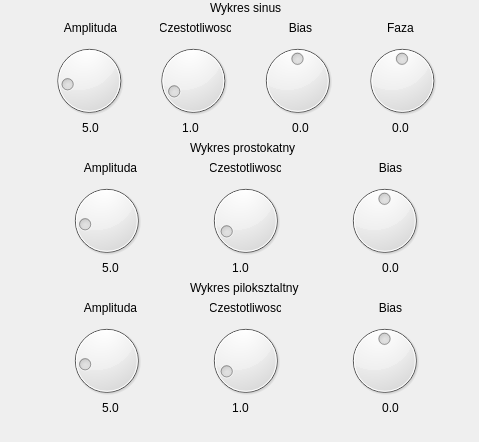
<?xml version="1.0" encoding="UTF-8"?>
<ui version="4.0">
 <class>Ustawienia</class>
 <widget class="QDialog" name="Ustawienia">
  <property name="geometry">
   <rect>
    <x>0</x>
    <y>0</y>
    <width>479</width>
    <height>442</height>
   </rect>
  </property>
  <property name="windowTitle">
   <string>Dialog</string>
  </property>
  <widget class="QLabel" name="label">
   <property name="geometry">
    <rect>
     <x>210</x>
     <y>0</y>
     <width>111</width>
     <height>16</height>
    </rect>
   </property>
   <property name="text">
    <string>Wykres sinus</string>
   </property>
  </widget>
  <widget class="QLabel" name="label_2">
   <property name="geometry">
    <rect>
     <x>190</x>
     <y>140</y>
     <width>111</width>
     <height>16</height>
    </rect>
   </property>
   <property name="text">
    <string>Wykres prostokatny</string>
   </property>
  </widget>
  <widget class="QLabel" name="label_3">
   <property name="geometry">
    <rect>
     <x>190</x>
     <y>280</y>
     <width>111</width>
     <height>16</height>
    </rect>
   </property>
   <property name="text">
    <string>Wykres piloksztaltny </string>
   </property>
  </widget>
  <widget class="QLabel" name="sinAmpVal">
   <property name="geometry">
    <rect>
     <x>60</x>
     <y>120</y>
     <width>61</width>
     <height>16</height>
    </rect>
   </property>
   <property name="layoutDirection">
    <enum>Qt::LeftToRight</enum>
   </property>
   <property name="text">
    <string>5.0</string>
   </property>
   <property name="alignment">
    <set>Qt::AlignCenter</set>
   </property>
  </widget>
  <widget class="QWidget" name="horizontalLayoutWidget">
   <property name="geometry">
    <rect>
     <x>40</x>
     <y>40</y>
     <width>411</width>
     <height>81</height>
    </rect>
   </property>
   <layout class="QHBoxLayout" name="horizontalLayout_2">
    <item>
     <widget class="QDial" name="dialSinA">
      <property name="maximum">
       <number>30</number>
      </property>
      <property name="singleStep">
       <number>5</number>
      </property>
      <property name="pageStep">
       <number>5</number>
      </property>
      <property name="value">
       <number>5</number>
      </property>
      <property name="notchesVisible">
       <bool>false</bool>
      </property>
     </widget>
    </item>
    <item>
     <widget class="QDial" name="dialSinFreq">
      <property name="maximum">
       <number>100</number>
      </property>
      <property name="singleStep">
       <number>5</number>
      </property>
      <property name="pageStep">
       <number>5</number>
      </property>
      <property name="value">
       <number>10</number>
      </property>
      <property name="invertedAppearance">
       <bool>false</bool>
      </property>
      <property name="notchTarget">
       <double>4.700000000000000</double>
      </property>
      <property name="notchesVisible">
       <bool>false</bool>
      </property>
     </widget>
    </item>
    <item>
     <widget class="QDial" name="dialSinBias">
      <property name="minimum">
       <number>-15</number>
      </property>
      <property name="maximum">
       <number>15</number>
      </property>
      <property name="singleStep">
       <number>3</number>
      </property>
      <property name="pageStep">
       <number>5</number>
      </property>
      <property name="value">
       <number>0</number>
      </property>
      <property name="notchesVisible">
       <bool>false</bool>
      </property>
     </widget>
    </item>
    <item>
     <widget class="QDial" name="dialSinPhase">
      <property name="minimum">
       <number>-180</number>
      </property>
      <property name="maximum">
       <number>180</number>
      </property>
      <property name="singleStep">
       <number>50</number>
      </property>
      <property name="pageStep">
       <number>50</number>
      </property>
      <property name="value">
       <number>0</number>
      </property>
      <property name="notchesVisible">
       <bool>false</bool>
      </property>
     </widget>
    </item>
   </layout>
  </widget>
  <widget class="QLabel" name="sinFreqVal">
   <property name="geometry">
    <rect>
     <x>160</x>
     <y>120</y>
     <width>61</width>
     <height>16</height>
    </rect>
   </property>
   <property name="layoutDirection">
    <enum>Qt::LeftToRight</enum>
   </property>
   <property name="text">
    <string>1.0</string>
   </property>
   <property name="alignment">
    <set>Qt::AlignCenter</set>
   </property>
  </widget>
  <widget class="QLabel" name="sinBiasVal">
   <property name="geometry">
    <rect>
     <x>270</x>
     <y>120</y>
     <width>61</width>
     <height>16</height>
    </rect>
   </property>
   <property name="layoutDirection">
    <enum>Qt::LeftToRight</enum>
   </property>
   <property name="text">
    <string>0.0</string>
   </property>
   <property name="alignment">
    <set>Qt::AlignCenter</set>
   </property>
  </widget>
  <widget class="QLabel" name="sinPhaseVal">
   <property name="geometry">
    <rect>
     <x>370</x>
     <y>120</y>
     <width>61</width>
     <height>16</height>
    </rect>
   </property>
   <property name="layoutDirection">
    <enum>Qt::LeftToRight</enum>
   </property>
   <property name="text">
    <string>0.0</string>
   </property>
   <property name="alignment">
    <set>Qt::AlignCenter</set>
   </property>
  </widget>
  <widget class="QLabel" name="sinAmpVal_5">
   <property name="geometry">
    <rect>
     <x>60</x>
     <y>20</y>
     <width>61</width>
     <height>16</height>
    </rect>
   </property>
   <property name="layoutDirection">
    <enum>Qt::LeftToRight</enum>
   </property>
   <property name="text">
    <string>Amplituda</string>
   </property>
   <property name="alignment">
    <set>Qt::AlignCenter</set>
   </property>
  </widget>
  <widget class="QLabel" name="sinAmpVal_6">
   <property name="geometry">
    <rect>
     <x>160</x>
     <y>20</y>
     <width>71</width>
     <height>16</height>
    </rect>
   </property>
   <property name="layoutDirection">
    <enum>Qt::LeftToRight</enum>
   </property>
   <property name="text">
    <string>Czestotliwosc</string>
   </property>
   <property name="alignment">
    <set>Qt::AlignCenter</set>
   </property>
  </widget>
  <widget class="QLabel" name="sinAmpVal_7">
   <property name="geometry">
    <rect>
     <x>270</x>
     <y>20</y>
     <width>61</width>
     <height>16</height>
    </rect>
   </property>
   <property name="layoutDirection">
    <enum>Qt::LeftToRight</enum>
   </property>
   <property name="text">
    <string>Bias</string>
   </property>
   <property name="alignment">
    <set>Qt::AlignCenter</set>
   </property>
  </widget>
  <widget class="QLabel" name="sinAmpVal_8">
   <property name="geometry">
    <rect>
     <x>370</x>
     <y>20</y>
     <width>61</width>
     <height>16</height>
    </rect>
   </property>
   <property name="layoutDirection">
    <enum>Qt::LeftToRight</enum>
   </property>
   <property name="text">
    <string>Faza</string>
   </property>
   <property name="alignment">
    <set>Qt::AlignCenter</set>
   </property>
  </widget>
  <widget class="QLabel" name="sinAmpVal_9">
   <property name="geometry">
    <rect>
     <x>80</x>
     <y>160</y>
     <width>61</width>
     <height>16</height>
    </rect>
   </property>
   <property name="layoutDirection">
    <enum>Qt::LeftToRight</enum>
   </property>
   <property name="text">
    <string>Amplituda</string>
   </property>
   <property name="alignment">
    <set>Qt::AlignCenter</set>
   </property>
  </widget>
  <widget class="QLabel" name="rectAmpVal">
   <property name="geometry">
    <rect>
     <x>80</x>
     <y>260</y>
     <width>61</width>
     <height>16</height>
    </rect>
   </property>
   <property name="layoutDirection">
    <enum>Qt::LeftToRight</enum>
   </property>
   <property name="text">
    <string>5.0</string>
   </property>
   <property name="alignment">
    <set>Qt::AlignCenter</set>
   </property>
  </widget>
  <widget class="QLabel" name="sinAmpVal_11">
   <property name="geometry">
    <rect>
     <x>360</x>
     <y>160</y>
     <width>61</width>
     <height>16</height>
    </rect>
   </property>
   <property name="layoutDirection">
    <enum>Qt::LeftToRight</enum>
   </property>
   <property name="text">
    <string>Bias</string>
   </property>
   <property name="alignment">
    <set>Qt::AlignCenter</set>
   </property>
  </widget>
  <widget class="QLabel" name="sinAmpVal_12">
   <property name="geometry">
    <rect>
     <x>210</x>
     <y>160</y>
     <width>71</width>
     <height>16</height>
    </rect>
   </property>
   <property name="layoutDirection">
    <enum>Qt::LeftToRight</enum>
   </property>
   <property name="text">
    <string>Czestotliwosc</string>
   </property>
   <property name="alignment">
    <set>Qt::AlignCenter</set>
   </property>
  </widget>
  <widget class="QWidget" name="horizontalLayoutWidget_2">
   <property name="geometry">
    <rect>
     <x>40</x>
     <y>180</y>
     <width>411</width>
     <height>81</height>
    </rect>
   </property>
   <layout class="QHBoxLayout" name="horizontalLayout_6">
    <item>
     <widget class="QDial" name="dialRectA">
      <property name="maximum">
       <number>30</number>
      </property>
      <property name="singleStep">
       <number>5</number>
      </property>
      <property name="pageStep">
       <number>5</number>
      </property>
      <property name="value">
       <number>5</number>
      </property>
      <property name="notchesVisible">
       <bool>false</bool>
      </property>
     </widget>
    </item>
    <item>
     <widget class="QDial" name="dialRectFreq">
      <property name="maximum">
       <number>100</number>
      </property>
      <property name="singleStep">
       <number>5</number>
      </property>
      <property name="pageStep">
       <number>5</number>
      </property>
      <property name="value">
       <number>10</number>
      </property>
      <property name="invertedAppearance">
       <bool>false</bool>
      </property>
      <property name="notchTarget">
       <double>4.700000000000000</double>
      </property>
      <property name="notchesVisible">
       <bool>false</bool>
      </property>
     </widget>
    </item>
    <item>
     <widget class="QDial" name="dialRectBias">
      <property name="minimum">
       <number>-15</number>
      </property>
      <property name="maximum">
       <number>15</number>
      </property>
      <property name="singleStep">
       <number>3</number>
      </property>
      <property name="pageStep">
       <number>5</number>
      </property>
      <property name="value">
       <number>0</number>
      </property>
      <property name="notchesVisible">
       <bool>false</bool>
      </property>
     </widget>
    </item>
   </layout>
  </widget>
  <widget class="QLabel" name="rectFreqVal">
   <property name="geometry">
    <rect>
     <x>210</x>
     <y>260</y>
     <width>61</width>
     <height>16</height>
    </rect>
   </property>
   <property name="layoutDirection">
    <enum>Qt::LeftToRight</enum>
   </property>
   <property name="text">
    <string>1.0</string>
   </property>
   <property name="alignment">
    <set>Qt::AlignCenter</set>
   </property>
  </widget>
  <widget class="QLabel" name="rectBiasVal">
   <property name="geometry">
    <rect>
     <x>360</x>
     <y>260</y>
     <width>61</width>
     <height>16</height>
    </rect>
   </property>
   <property name="layoutDirection">
    <enum>Qt::LeftToRight</enum>
   </property>
   <property name="text">
    <string>0.0</string>
   </property>
   <property name="alignment">
    <set>Qt::AlignCenter</set>
   </property>
  </widget>
  <widget class="QLabel" name="sawFreqVal">
   <property name="geometry">
    <rect>
     <x>210</x>
     <y>400</y>
     <width>61</width>
     <height>16</height>
    </rect>
   </property>
   <property name="layoutDirection">
    <enum>Qt::LeftToRight</enum>
   </property>
   <property name="text">
    <string>1.0</string>
   </property>
   <property name="alignment">
    <set>Qt::AlignCenter</set>
   </property>
  </widget>
  <widget class="QLabel" name="sawAmpVal">
   <property name="geometry">
    <rect>
     <x>80</x>
     <y>400</y>
     <width>61</width>
     <height>16</height>
    </rect>
   </property>
   <property name="layoutDirection">
    <enum>Qt::LeftToRight</enum>
   </property>
   <property name="text">
    <string>5.0</string>
   </property>
   <property name="alignment">
    <set>Qt::AlignCenter</set>
   </property>
  </widget>
  <widget class="QLabel" name="sinAmpVal_10">
   <property name="geometry">
    <rect>
     <x>80</x>
     <y>300</y>
     <width>61</width>
     <height>16</height>
    </rect>
   </property>
   <property name="layoutDirection">
    <enum>Qt::LeftToRight</enum>
   </property>
   <property name="text">
    <string>Amplituda</string>
   </property>
   <property name="alignment">
    <set>Qt::AlignCenter</set>
   </property>
  </widget>
  <widget class="QWidget" name="horizontalLayoutWidget_3">
   <property name="geometry">
    <rect>
     <x>40</x>
     <y>320</y>
     <width>411</width>
     <height>81</height>
    </rect>
   </property>
   <layout class="QHBoxLayout" name="horizontalLayout_7">
    <item>
     <widget class="QDial" name="dialSawA">
      <property name="maximum">
       <number>30</number>
      </property>
      <property name="singleStep">
       <number>5</number>
      </property>
      <property name="pageStep">
       <number>5</number>
      </property>
      <property name="value">
       <number>5</number>
      </property>
      <property name="notchesVisible">
       <bool>false</bool>
      </property>
     </widget>
    </item>
    <item>
     <widget class="QDial" name="dialSawFreq">
      <property name="maximum">
       <number>100</number>
      </property>
      <property name="singleStep">
       <number>5</number>
      </property>
      <property name="pageStep">
       <number>5</number>
      </property>
      <property name="value">
       <number>10</number>
      </property>
      <property name="invertedAppearance">
       <bool>false</bool>
      </property>
      <property name="notchTarget">
       <double>4.700000000000000</double>
      </property>
      <property name="notchesVisible">
       <bool>false</bool>
      </property>
     </widget>
    </item>
    <item>
     <widget class="QDial" name="dialSawBias">
      <property name="minimum">
       <number>-15</number>
      </property>
      <property name="maximum">
       <number>15</number>
      </property>
      <property name="singleStep">
       <number>3</number>
      </property>
      <property name="pageStep">
       <number>5</number>
      </property>
      <property name="value">
       <number>0</number>
      </property>
      <property name="notchesVisible">
       <bool>false</bool>
      </property>
     </widget>
    </item>
   </layout>
  </widget>
  <widget class="QLabel" name="sinAmpVal_13">
   <property name="geometry">
    <rect>
     <x>360</x>
     <y>300</y>
     <width>61</width>
     <height>16</height>
    </rect>
   </property>
   <property name="layoutDirection">
    <enum>Qt::LeftToRight</enum>
   </property>
   <property name="text">
    <string>Bias</string>
   </property>
   <property name="alignment">
    <set>Qt::AlignCenter</set>
   </property>
  </widget>
  <widget class="QLabel" name="sawBiasVal">
   <property name="geometry">
    <rect>
     <x>360</x>
     <y>400</y>
     <width>61</width>
     <height>16</height>
    </rect>
   </property>
   <property name="layoutDirection">
    <enum>Qt::LeftToRight</enum>
   </property>
   <property name="text">
    <string>0.0</string>
   </property>
   <property name="alignment">
    <set>Qt::AlignCenter</set>
   </property>
  </widget>
  <widget class="QLabel" name="sinAmpVal_14">
   <property name="geometry">
    <rect>
     <x>210</x>
     <y>300</y>
     <width>71</width>
     <height>16</height>
    </rect>
   </property>
   <property name="layoutDirection">
    <enum>Qt::LeftToRight</enum>
   </property>
   <property name="text">
    <string>Czestotliwosc</string>
   </property>
   <property name="alignment">
    <set>Qt::AlignCenter</set>
   </property>
  </widget>
 </widget>
 <resources/>
 <connections/>
</ui>
